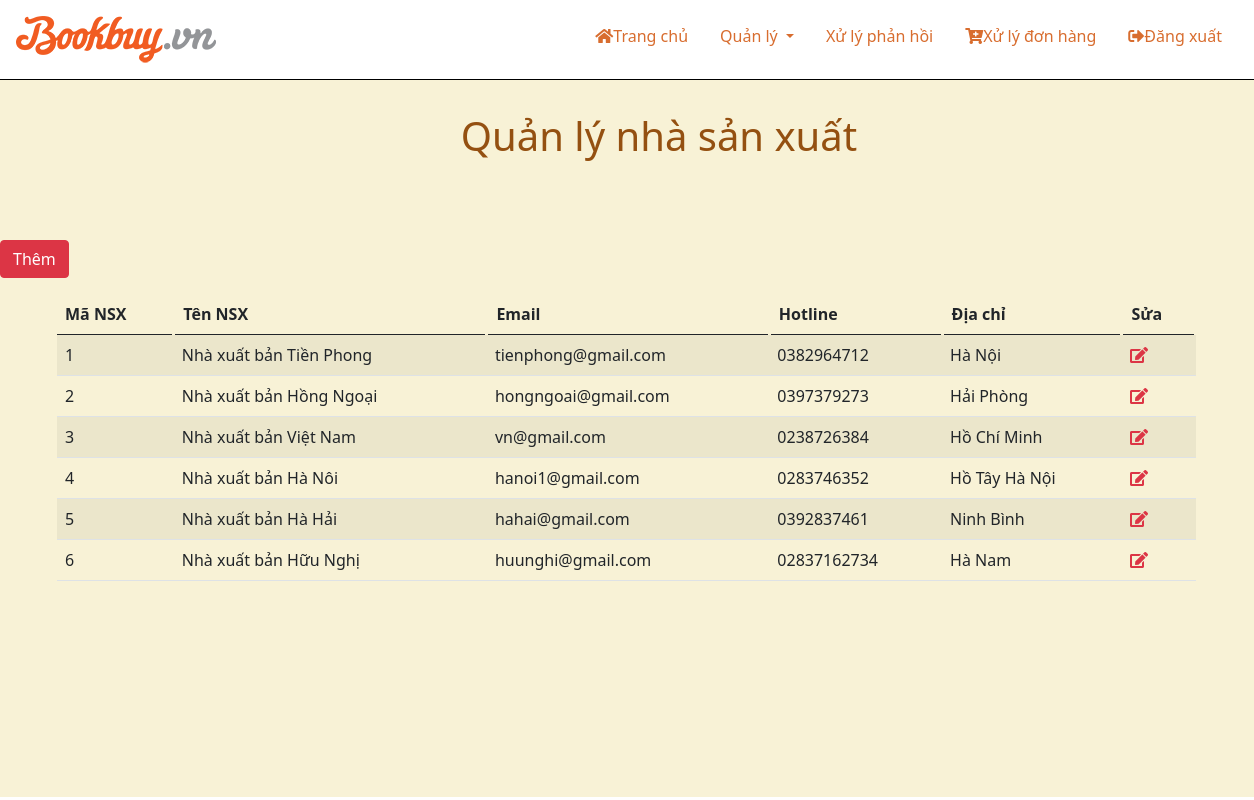
Page /admin/publisher.php (signed in) on the committed database.
### tables this page shows
CREATE TABLE `publisher` (
  `publisherid` int(10) NOT NULL,
  `publisher_name` varchar(60) NOT NULL,
  `email` varchar(200) NOT NULL,
  `hotline` varchar(12) NOT NULL,
  `location` varchar(200) NOT NULL
);

### admin/publisher.php (the view)
<?php
include('header.php');
?>
<div class="ad-index">
    <div class="ad-book">
        <div class="row">
            <h1 class="text-center ad-title">
                Quản lý nhà sản xuất
            </h1>
        </div>
		<p class="lead btn btn-danger mt-5 mb-3 "><a href="admin_add_publisher.php" class="text-decoration-none text-white">Thêm</a></p>
        <div class="container">
            <div class="row">
                <table class="table table-striped">
                    <thead>
                        <tr>
                            <th scope="col">Mã NSX</th>
                            <th scope="col">Tên NSX</th>
                            <th scope="col">Email</th>
                            <th scope="col">Hotline</th>
                            <th scope="col">Địa chỉ</th>
							<th scope="col">Sửa</th>
                        </tr>
                    </thead>
                    <tbody>
                        <tr>
                            <?php
                        $sql="select * from publisher";
                        $result = mysqli_query($conn, $sql);
                            if(mysqli_num_rows($result)>0){
                                while($row=mysqli_fetch_assoc($result)){
                                    $publisherid = $row['publisherid'];
                                    $publisher_name = $row['publisher_name'];
                                    $email= $row['email'];
                                    $hotline = $row['hotline'];
                                    $location = $row['location'];
                                    ?>
                            <td><?php echo  $publisherid ?></td>
                            <td><?php echo $publisher_name ?></td>
                            <td><?php echo $email ?></td>
                            <td><?php echo  $hotline ?></td>
                            <td><?php echo $location ?></td>
							<td><a href="admin_edit_publisher.php?publisherid=<?php echo $row['publisherid']; ?>"><i class="fas fa-edit text-danger"></i></a></td>
                        </tr>
                        <?php
                                }
                            }
                            else
                            echo $sql;
                        ?>
                    </tbody>
                </table>
            </div>
        </div>
    </div>
</div>
<?php
include('footer.php');
?>

### admin/index.css (style rules this page uses)
* { padding: 0; margin: 0; box-sizing: border-box; text-decoration: none; }
:root { --color-main: #d86d2f; }
.table thead tr th { border-bottom: 1px solid #000; border-right: 3px solid rgba(0,0,0,0); }
.ad-title { margin: 32px; color: rgb(148, 80, 17); }
.ad-index { padding-bottom: 200px; background-color: rgb(248, 242, 214); }

### rows in the picture
publisher: publisherid "1", publisher_name "Nhà xuất bản Tiền Phong", email "tienphong@gmail.com", hotline "0382964712", location "Hà Nội"
publisher: publisherid "2", publisher_name "Nhà xuất bản Hồng Ngoại", email "hongngoai@gmail.com", hotline "0397379273", location "Hải Phòng"
publisher: publisherid "3", publisher_name "Nhà xuất bản Việt Nam", email "vn@gmail.com", hotline "0238726384", location "Hồ Chí Minh"
publisher: publisherid "4", publisher_name "Nhà xuất bản Hà Nôi", email "hanoi1@gmail.com", hotline "0283746352", location "Hồ Tây Hà Nội"
publisher: publisherid "5", publisher_name "Nhà xuất bản Hà Hải", email "hahai@gmail.com", hotline "0392837461", location "Ninh Bình"
publisher: publisherid "6", publisher_name "Nhà xuất bản Hữu Nghị", email "huunghi@gmail.com", hotline "02837162734", location "Hà Nam"
